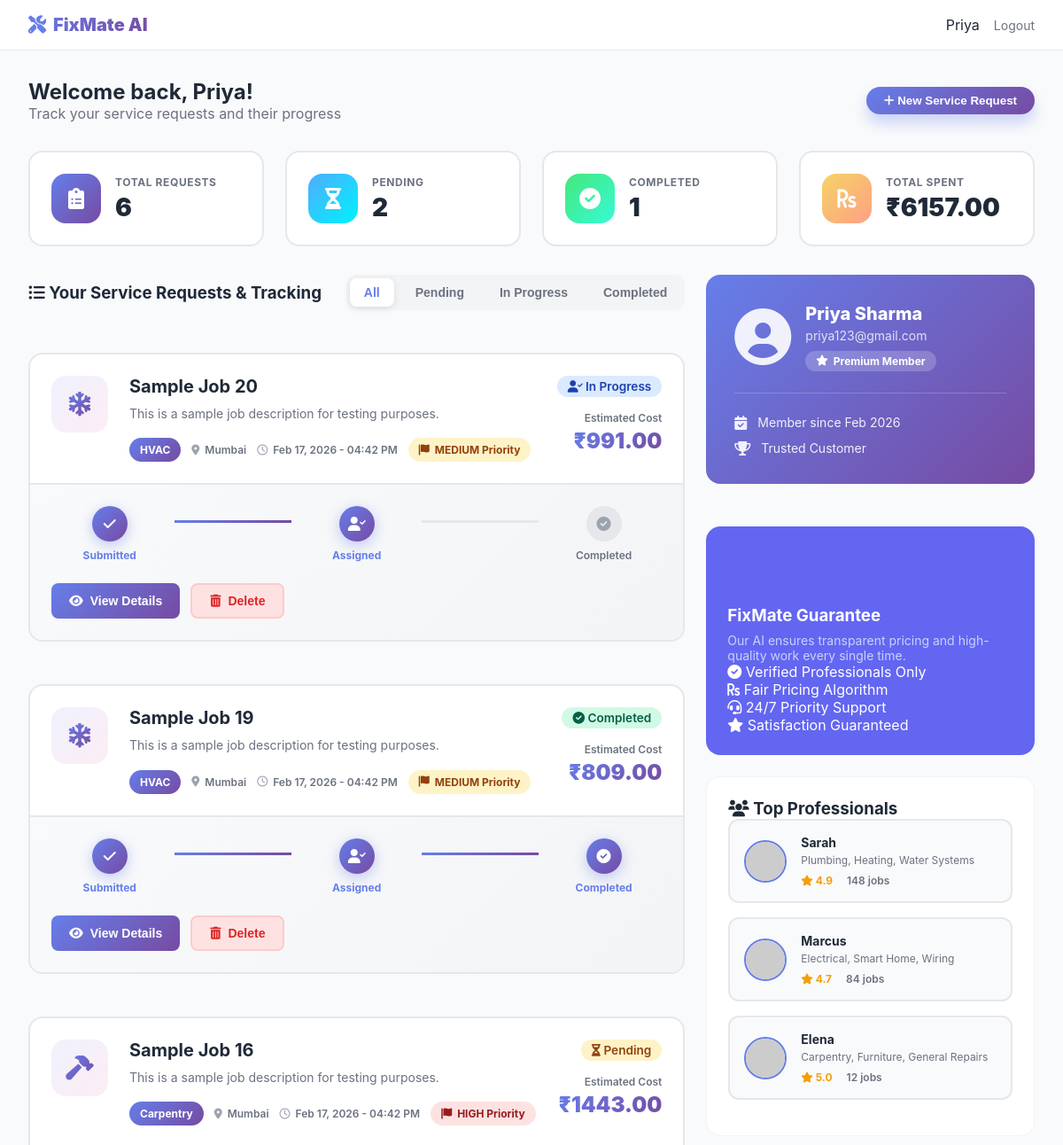
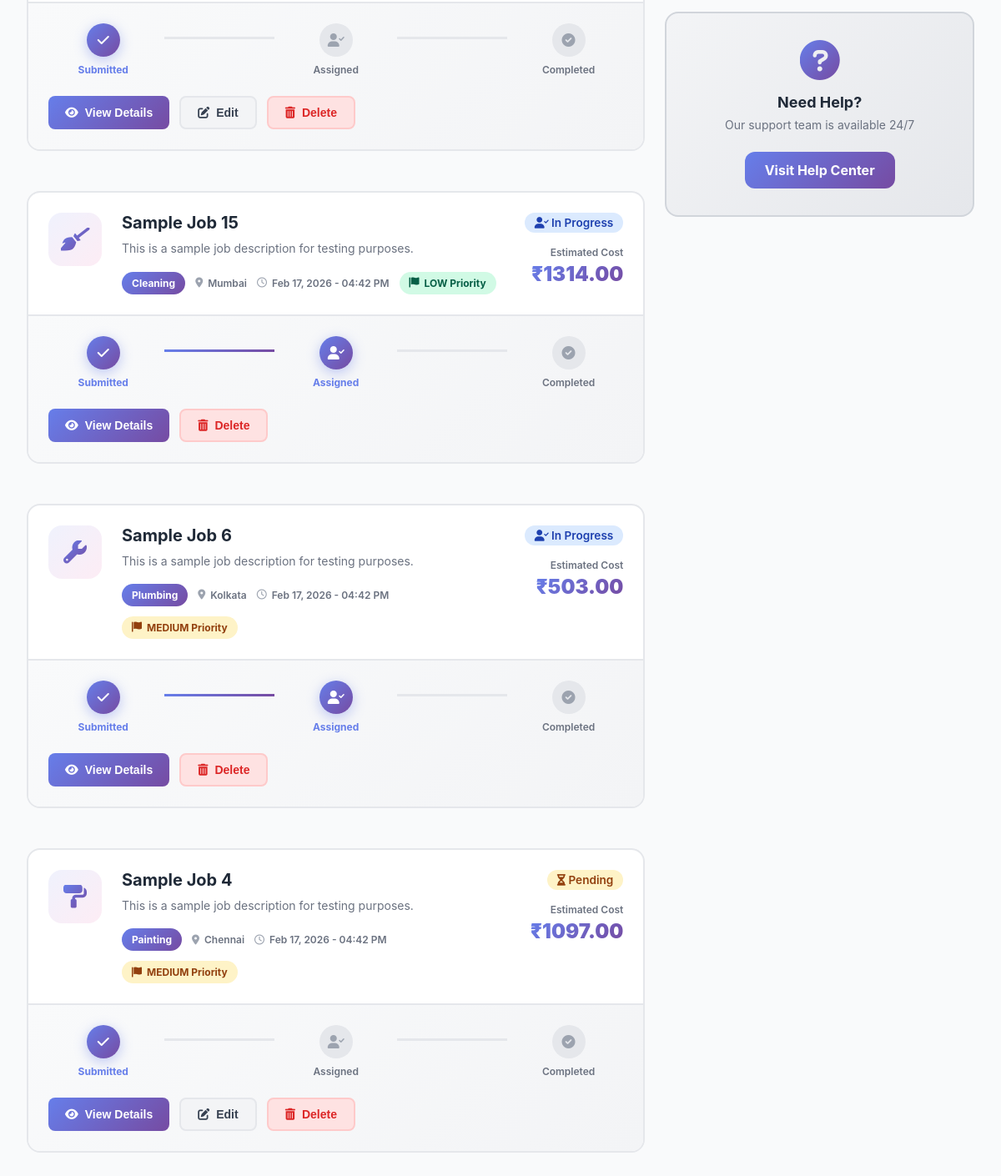
Page /dashboard/ (signed in) on the committed database (2 pictures, top to bottom).
### marketplace/models.py (models this page shows, shortened)
class Job(models.Model):
    URGENCY_CHOICES = [
        ('low', 'Low'),
        ('medium', 'Medium'),
        ('high', 'High'),
    ]
    STATUS_CHOICES = [
        ('pending', 'Pending'),
        ('assigned', 'Assigned'),
        ('completed', 'Completed'),
        ('cancelled', 'Cancelled'),
    ]
    title = models.CharField(max_length=200)
    description = models.TextField()
    category = models.CharField(max_length=100)
    location = models.CharField(max_length=100)
    urgency = models.CharField(max_length=10, choices=URGENCY_CHOICES, default='medium')
    status = models.CharField(max_length=20, choices=STATUS_CHOICES, default='pending')
    user = models.ForeignKey(User, on_delete=models.CASCADE, related_name='jobs')
    worker = models.ForeignKey(Worker, on_delete=models.SET_NULL, null=True, blank=True)
    price = models.DecimalField(max_digits=10, decimal_places=2, null=True, blank=True)
    created_at = models.DateTimeField(auto_now_add=True)
    completed_at = models.DateTimeField(null=True, blank=True)
    client_rating = models.FloatField(null=True, blank=True)
    ai_match_score = models.FloatField(default=0.0)
    estimated_duration = models.IntegerField(default=0)  # in hours
    class Meta:
        ordering = ['-created_at']

class Worker(models.Model):
    user = models.OneToOneField(User, on_delete=models.CASCADE)
    skills = models.CharField(max_length=500)
    rating = models.FloatField(default=0.0)
    job_count = models.IntegerField(default=0)
    completed_jobs = models.IntegerField(default=0)
    reliability_score = models.IntegerField(default=0)
    location = models.CharField(max_length=100)
    is_new = models.BooleanField(default=True)
    earnings = models.DecimalField(max_digits=10, decimal_places=2, default=0)
    avatar = models.CharField(max_length=200, default='https://picsum.photos/100')
    technical_rating = models.FloatField(default=0.0)
    response_time = models.IntegerField(default=0)  # in minutes
    specialization = models.CharField(max_length=200, default='General')

### marketplace/views.py (the view, shortened to what this page needs)
# urls.py: path('dashboard/', views.dashboard, name='dashboard'),
@login_required
def dashboard(request):
    user = request.user
    try:
        worker = Worker.objects.get(user=user)
        jobs = Job.objects.filter(worker=worker)
        active_jobs_count = jobs.filter(status='assigned').count()
        return render(request, 'worker_dashboard.html', {
            'worker': worker,
            'jobs': jobs,
            'active_jobs_count': active_jobs_count
        })
    except Worker.DoesNotExist:
        pass
    jobs = Job.objects.filter(user=user)
    workers = Worker.objects.all()
    pending_count = jobs.filter(status='pending').count()
    completed_count = jobs.filter(status='completed').count()
    total_spent = sum(job.price for job in jobs if job.price)
    context = {
        'jobs': jobs,
        'workers': workers,
        'pending_count': pending_count,
        'completed_count': completed_count,
        'total_spent': total_spent,
    }
    return render(request, 'user_dashboard.html', context)

### templates/user_dashboard.html (shortened to what this page needs)
{% extends 'base.html' %}
{% block content %}
<div class="dashboard">
    <nav class="dashboard-nav">
        <div class="logo"><i class="fas fa-tools"></i> FixMate AI</div>
        <div class="nav-right">
            <span>{{ user.first_name|default:user.username }}</span>
            <a href="{% url 'logout' %}" class="btn-logout">Logout</a>
        </div>
    </nav>
    <div class="dashboard-content">
        <div class="dashboard-header">
            <div>
                <h2>Welcome back, {{ user.first_name|default:user.username }}!</h2>
                <p>Track your service requests and their progress</p>
            </div>
            <button class="btn-primary" data-url="{% url 'create_job_form' %}" onclick="window.location.href=this.getAttribute('data-url')">
                <i class="fas fa-plus"></i> New Service Request
            </button>
        </div>
        <div class="quick-stats">
            <div class="stat-box-small">
                <div class="stat-icon-small purple">
                    <i class="fas fa-clipboard-list"></i>
                </div>
                <div class="stat-content-small">
                    <p class="stat-label-small">Total Requests</p>
                    <h3>{{ jobs|length }}</h3>
                </div>
            </div>
            <div class="stat-box-small">
                <div class="stat-icon-small blue">
                    <i class="fas fa-hourglass-half"></i>
                </div>
                <div class="stat-content-small">
                    <p class="stat-label-small">Pending</p>
                    <h3>{{ pending_count }}</h3>
                </div>
            </div>
            <div class="stat-box-small">
                <div class="stat-icon-small green">
                    <i class="fas fa-check-circle"></i>
                </div>
                <div class="stat-content-small">
                    <p class="stat-label-small">Completed</p>
                    <h3>{{ completed_count }}</h3>
                </div>
            </div>
            <div class="stat-box-small">
                <div class="stat-icon-small orange">
                    <i class="fas fa-rupee-sign"></i>
                </div>
                <div class="stat-content-small">
                    <p class="stat-label-small">Total Spent</p>
                    <h3>₹{{ total_spent }}</h3>
                </div>
            </div>
        </div>
        <div class="dashboard-grid">
            <div class="main-content">
                <div class="section-header">
                    <h3><i class="fas fa-list-ul"></i> Your Service Requests & Tracking</h3>
                    <div class="filter-tabs">
                        <button class="filter-tab active" data-filter="all">All</button>
                        <button class="filter-tab" data-filter="pending">Pending</button>
                        <button class="filter-tab" data-filter="assigned">In Progress</button>
                        <button class="filter-tab" data-filter="completed">Completed</button>
                    </div>
                </div>
                {% for job in jobs %}
                <div class="job-card-enhanced" data-status="{{ job.status }}">
                    <div class="job-card-header">
                        <div class="job-info">
                            <div class="job-icon-large">
                                {% if job.category == 'Plumbing' %}
                                    <i class="fas fa-wrench"></i>
                                {% elif job.category == 'Electrical' %}
                                    <i class="fas fa-bolt"></i>
                                {% elif job.category == 'Carpentry' %}
                                    <i class="fas fa-hammer"></i>
                                {% elif job.category == 'Cleaning' %}
                                    <i class="fas fa-broom"></i>
                                {% elif job.category == 'HVAC' %}
                                    <i class="fas fa-snowflake"></i>
                                {% elif job.category == 'Painting' %}
                                    <i class="fas fa-paint-roller"></i>
                                {% else %}
                                    <i class="fas fa-tools"></i>
                                {% endif %}
                            </div>
                            <div class="job-details">
                                <h4>{{ job.title }}</h4>
                                <p class="job-description">{{ job.description|truncatewords:20 }}</p>
                                <div class="job-meta-enhanced">
                                    <span class="badge-category">{{ job.category }}</span>
                                    <span class="meta-item"><i class="fas fa-map-marker-alt"></i> {{ job.location }}</span>
                                    <span class="meta-item"><i class="far fa-clock"></i> {{ job.created_at|date:"M d, Y - h:i A" }}</span>
                                    {% if job.urgency %}
                                    <span class="urgency-badge urgency-{{ job.urgency }}">
                                        <i class="fas fa-flag"></i> {{ job.urgency|upper }} Priority
                                    </span>
                                    {% endif %}
                                </div>
                            </div>
                        </div>
                        <div class="job-actions">
                            <span class="status-badge status-{{ job.status }}">
                                {% if job.status == 'pending' %}
                                    <i class="fas fa-hourglass-half"></i> Pending
                                {% elif job.status == 'assigned' %}
                                    <i class="fas fa-user-check"></i> In Progress
                                {% elif job.status == 'completed' %}
                                    <i class="fas fa-check-circle"></i> Completed
                                {% endif %}
                            </span>
                            {% if job.price %}
                            <div class="price-tag">
                                <span class="price-label">Estimated Cost</span>
                                <span class="price-value">₹{{ job.price }}</span>
                            </div>
                            {% endif %}
                        </div>
                    </div>
                    <div class="job-card-footer">
                        <div class="job-progress">
                            <div class="progress-steps">
                                <div class="progress-step {% if job.status %}active{% endif %}">
                                    <div class="step-circle"><i class="fas fa-check"></i></div>
                                    <span>Submitted</span>
                                </div>
                                <div class="progress-line {% if job.status == 'assigned' or job.status == 'completed' %}active{% endif %}"></div>
                                <div class="progress-step {% if job.status == 'assigned' or job.status == 'completed' %}active{% endif %}">
                                    <div class="step-circle"><i class="fas fa-user-check"></i></div>
                                    <span>Assigned</span>
                                </div>
                                <div class="progress-line {% if job.status == 'completed' %}active{% endif %}"></div>
                                <div class="progress-step {% if job.status == 'completed' %}active{% endif %}">
                                    <div class="step-circle"><i class="fas fa-check-circle"></i></div>
                                    <span>Completed</span>
                                </div>
                            </div>
                        </div>
                        <div class="job-card-actions">
                            <button class="btn-action btn-view" onclick="alert('View details coming soon!')">
                                <i class="fas fa-eye"></i> View Details
                            </button>
                            {% if job.status == 'pending' %}
                            <button class="btn-action btn-edit" onclick="alert('Edit coming soon!')">
                                <i class="fas fa-edit"></i> Edit
                            </button>
                            {% endif %}
                            <form method="POST" action="{% url 'delete_job' job.id %}" onsubmit="return confirm('Are you sure you want to delete this job?');" style="display: inline;">
                                <button type="submit" class="btn-action btn-delete-action" title="Delete Job">
                                    <i class="fas fa-trash-alt"></i> Delete
                                </button>
                            </form>
                        </div>
                    </div>
                </div>
                {% endfor %}
            </div>
            <div class="sidebar">
                <div class="user-profile-card">
                    <div class="profile-header">
                        <div class="profile-avatar">
                            <i class="fas fa-user-circle"></i>
                        </div>
                        <div class="profile-info">
                            <h3>{{ user.first_name }} {{ user.last_name }}</h3>
                            <p>{{ user.email }}</p>
                            <span class="member-badge"><i class="fas fa-star"></i> Premium Member</span>
                        </div>
                    </div>
                    <div class="profile-stats">
                        <div class="profile-stat">
                            <i class="fas fa-calendar-check"></i>
                            <span>Member since {{ user.date_joined|date:"M Y" }}</span>
                        </div>
                        <div class="profile-stat">
                            <i class="fas fa-trophy"></i>
                            <span>Trusted Customer</span>
                        </div>
                    </div>
                </div>
                <div class="guarantee-card">
                    <div class="card-icon-header">
                    </div>
                    <h3>FixMate Guarantee</h3>
                    <p>Our AI ensures transparent pricing and high-quality work every single time.</p>
                    <div class="features">
                        <div><i class="fas fa-check-circle"></i> Verified Professionals Only</div>
                        <div><i class="fas fa-rupee-sign"></i> Fair Pricing Algorithm</div>
                        <div><i class="fas fa-headset"></i> 24/7 Priority Support</div>
                        <div><i class="fas fa-star"></i> Satisfaction Guaranteed</div>
                    </div>
                </div>
                <div class="workers-card">
                    <h3><i class="fas fa-users"></i> Top Professionals</h3>
                    {% for worker in workers|slice:":3" %}
                    <div class="worker-item-enhanced">
                        <img src="{{ worker.avatar }}" alt="{{ worker.user.first_name }}">
                        <div class="worker-info">
                            <p class="name">{{ worker.user.first_name }}</p>
                            <p class="skill">{{ worker.skills }}</p>
                            <div class="worker-meta">
                                <span class="rating"><i class="fas fa-star"></i> {{ worker.rating }}</span>
                                <span class="jobs-done">{{ worker.completed_jobs|default:0 }} jobs</span>
                            </div>
                        </div>
                    </div>
                    {% endfor %}
                </div>
                <div class="help-card">
                    <i class="fas fa-question-circle"></i>
                    <h4>Need Help?</h4>
                    <p>Our support team is available 24/7</p>
                    <a href="{% url 'help' %}" class="btn-help">Visit Help Center</a>
                </div>
            </div>
        </div>
    </div>
</div>
{% endblock %}

### templates/base.html (shortened to what this page needs)
<!DOCTYPE html>
<html lang="en">
<head>
    <link rel="stylesheet" href="https://cdnjs.cloudflare.com/ajax/libs/font-awesome/6.0.0/css/all.min.css">
    <link rel="stylesheet" href="/static/css/style.css?v=4">
    <link rel="stylesheet" href="/static/css/worker-tracking.css?v=4">
</head>
<body>
    {% block content %}{% endblock %}
</body>
</html>

### rows in the picture
Job: title "Sample Job 20", description "This is a sample job description for testing purposes.", category "HVAC", location "Mumbai", created_at "Feb 17, 2026 - 04:42 PM", urgency "MEDIUM", status "assigned" (drawn), price "991.00"
Job: title "Sample Job 19", description "This is a sample job description for testing purposes.", category "HVAC", location "Mumbai", created_at "Feb 17, 2026 - 04:42 PM", urgency "MEDIUM", status "completed" (drawn), price "809.00"
Job: title "Sample Job 16", description "This is a sample job description for testing purposes.", category "Carpentry", location "Mumbai", created_at "Feb 17, 2026 - 04:42 PM", urgency "HIGH", status "pending" (drawn), price "1443.00"
Job: title "Sample Job 15", description "This is a sample job description for testing purposes.", category "Cleaning", location "Mumbai", created_at "Feb 17, 2026 - 04:42 PM", urgency "LOW", status "assigned" (drawn), price "1314.00"
Job: title "Sample Job 6", description "This is a sample job description for testing purposes.", category "Plumbing", location "Kolkata", created_at "Feb 17, 2026 - 04:42 PM", urgency "MEDIUM", status "assigned" (drawn), price "503.00"
Job: title "Sample Job 4", description "This is a sample job description for testing purposes.", category "Painting", location "Chennai", created_at "Feb 17, 2026 - 04:42 PM", urgency "MEDIUM", status "pending" (drawn), price "1097.00"
Worker: user.first_name "Sarah", skills "Plumbing, Heating, Water Systems", rating "4.9", completed_jobs "148"
Worker: user.first_name "Marcus", skills "Electrical, Smart Home, Wiring", rating "4.7", completed_jobs "84"
Worker: user.first_name "Elena", skills "Carpentry, Furniture, General Repairs", rating "5.0", completed_jobs "12"

### other values in the picture
{{ user.first_name|default:user.username }} "Priya"
{{ jobs|length }} "6"
{{ pending_count }} "2"
{{ completed_count }} "1"
{{ total_spent }} "6157.00"
{{ user.first_name }} "Priya"
{{ user.last_name }} "Sharma"
{{ user.email }} "priya123@gmail.com"
{{ user.date_joined|date:"M Y" }} "Feb 2026"
